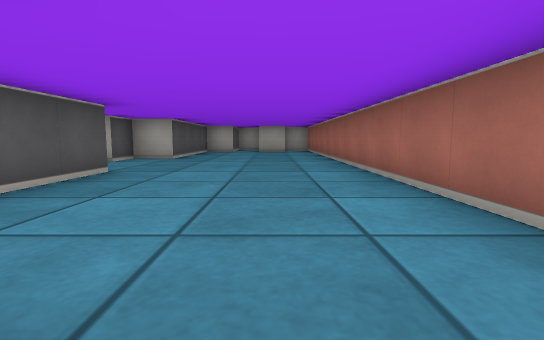
View 1 (above)

23 first-person views from a walk through a cub3D ray-caster map. The camera is about half as high as the walls, tilts 6° down and sees 85° across. The floor is counted in squares. Each view is taken from the middle of a square. On the plan, view 1 faces up. The plan holds only what a view shows up to about 9 squares ahead; the rest is blank.

View 2
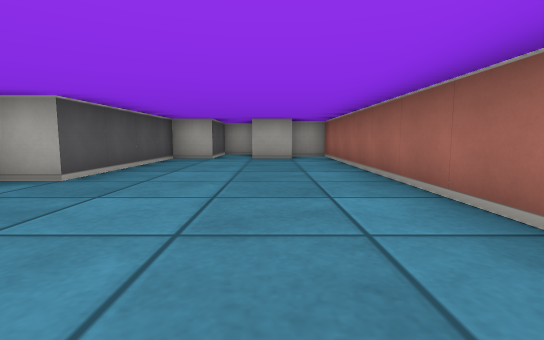

View 3
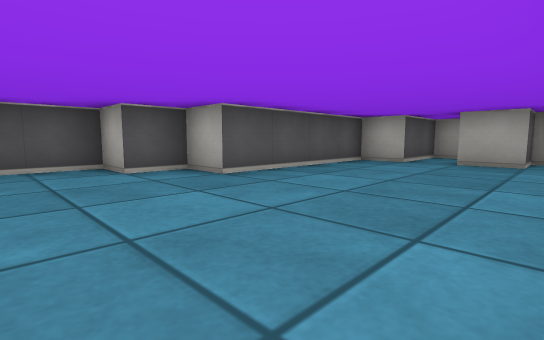

View 4
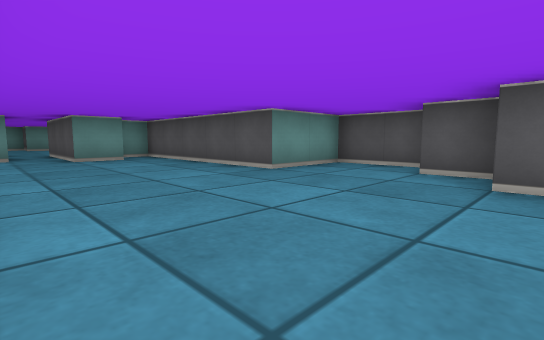

View 5
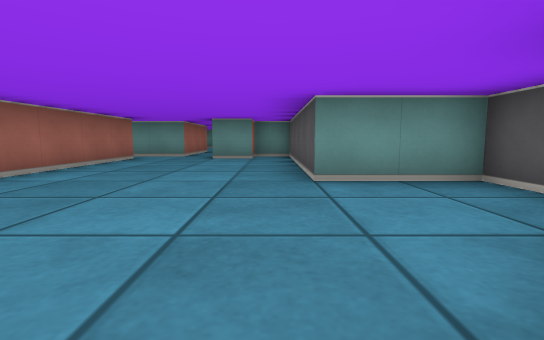

View 6
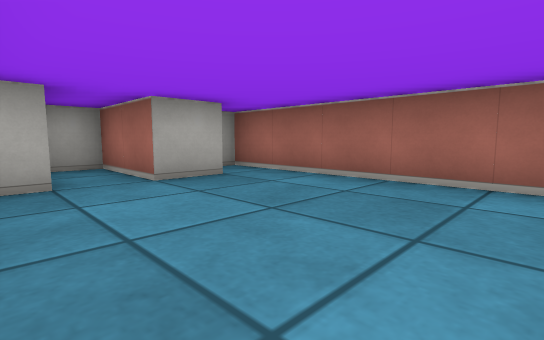

View 7
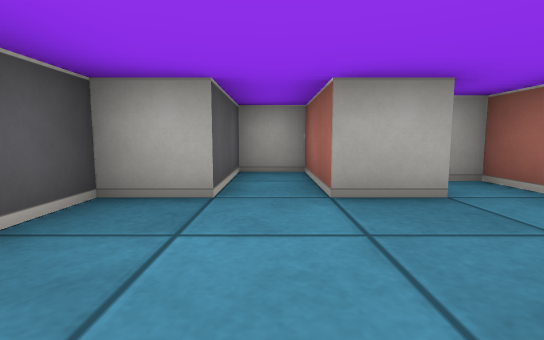

View 8
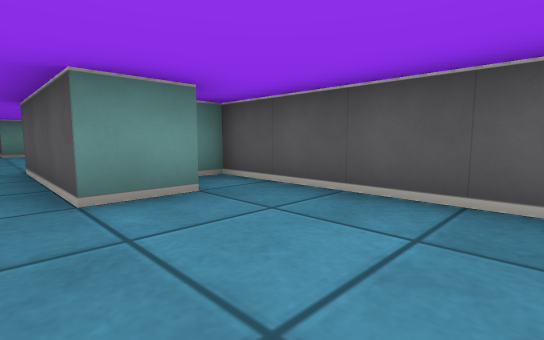

View 9
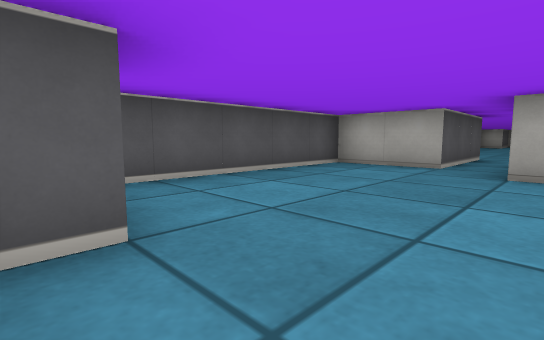

View 10
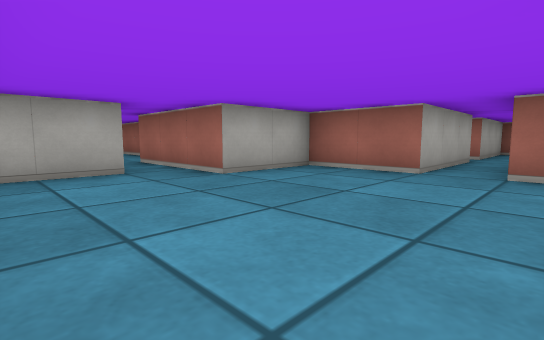

View 11
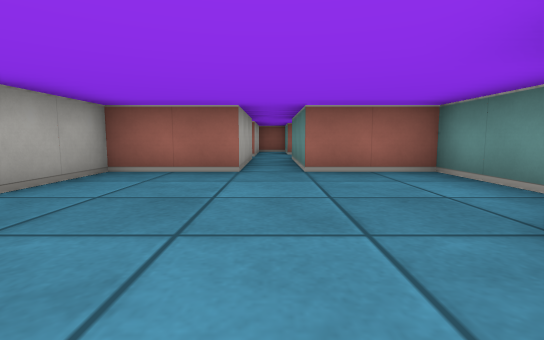

View 12
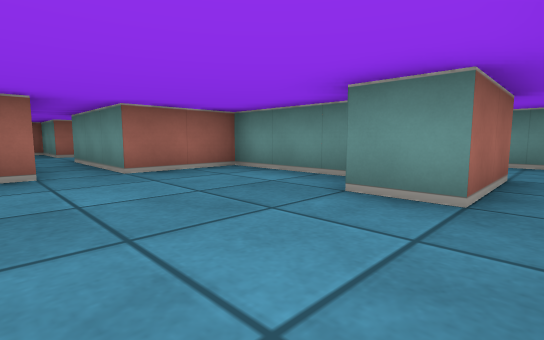

View 13
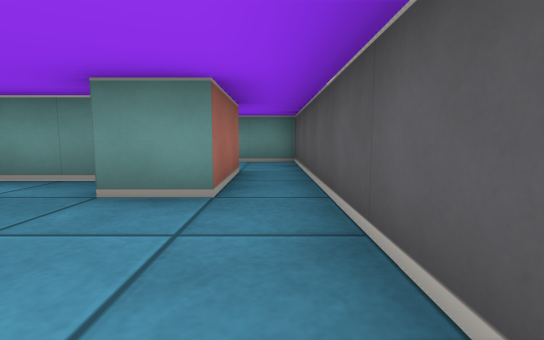

View 14
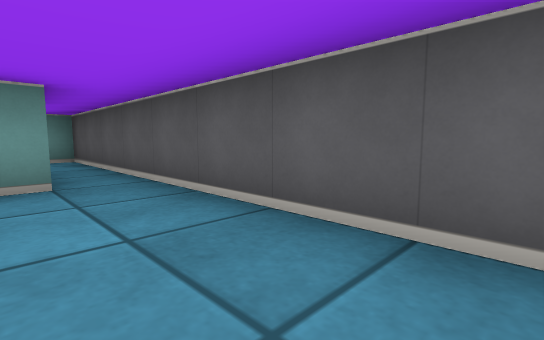

View 15
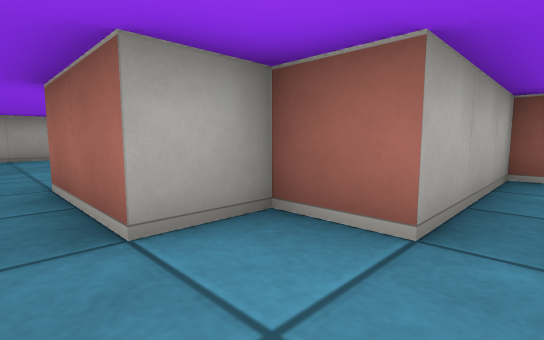

View 16
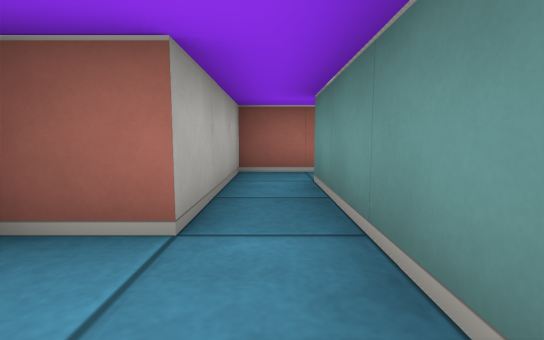

View 17
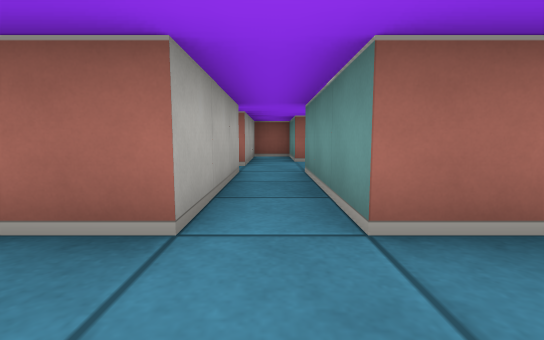

View 18
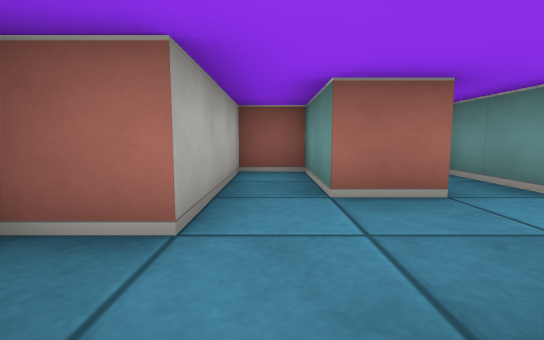

View 19
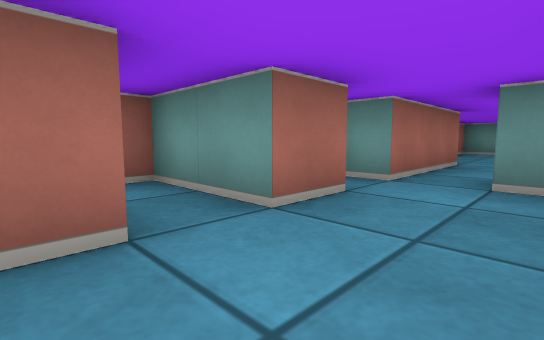

View 20
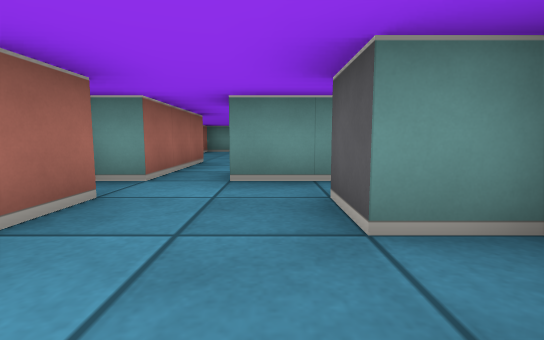

View 21
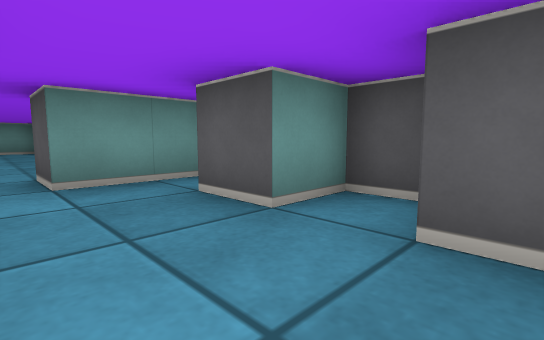

View 22
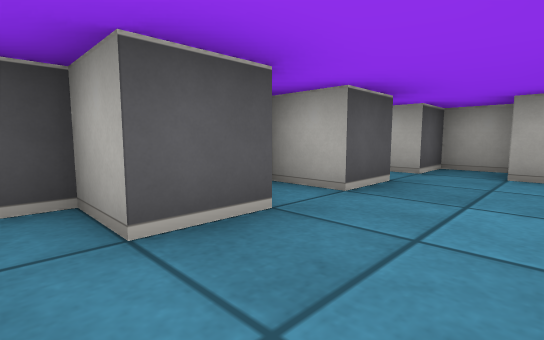

View 23
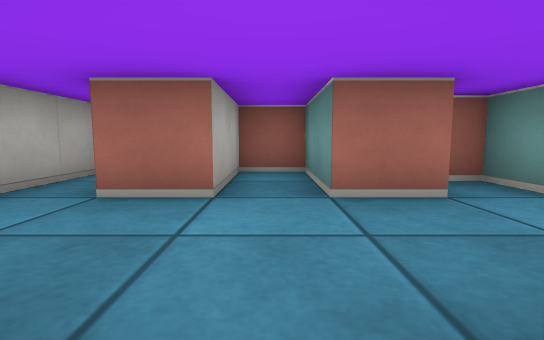

### Floor plan
Ten units are one square. View 1 is at (0, 0); x grows to the right and y downward. Boxes are objects, and circles mark ways between rooms. Rooms are numbered by the first view taken in them; rooms with no view inside come last. Other rooms are left out.
<svg viewBox="-50 -140 150 260">
<path fill="none" stroke="#000" d="M15 -5 15 -125 5 -125 5 -115 -5 -115 -5 -135 -15 -135 -15 -115 -25 -115 -25 -75 -35 -75 -35 -65 -45 -65 -45 -45 -25 -45 -25 5 -15 5 -15 -5 -5 -5 -5 5M5 5 20 5M-15 75 -5 75 -5 84M0 85 25 85 25 65 55 65M-5 5 -5 25 -25 25 -25 75M55 55 25 55 25 35 5 35 5 5M15 105 -5 105 -5 95 -15 95 -15 75M-25 75 -25 115 15 115M75 96 75 85 95 85 95 75 75 75 75 65M55 65 55 75 45 75M45 78 45 85 55 85 55 95M55 95 45 95 45 100M49 105 65 105M75 105 85 105 85 100M75 65 95 65 95 55 65 55 65 45 55 45 55 55"/>
<circle cx="0" cy="15" r="3" fill="#2a7"/>
<circle cx="-20" cy="80" r="3" fill="#2a7"/>
<circle cx="50" cy="60" r="3" fill="#2a7"/>
<circle cx="65" cy="90" r="3" fill="#2a7"/>
<circle cx="65" cy="70" r="3" fill="#2a7"/>
<text x="-10" y="-60">1</text>
<text x="0" y="50">2</text>
<text x="-10" y="100">3</text>
<text x="70" y="80">4</text>
<text x="60" y="100">5</text>
<text x="70" y="60">6</text>
</svg>
Room 1 opens to room 2. Room 2 opens to room 3. Room 2 opens to room 6. Room 4 opens to room 5. Room 4 opens to room 6.

Where each view was taken, in squares from view 1:
view 1: 0 up, 0 right, facing up
view 2: 4 up, 0 right, facing up
view 3: 5 up, 1 right, facing up-left
view 4: 8 up, 1 right, facing down-left
view 5: 8 up, 2 left, facing down
view 6: 8 up, 2 left, facing up-right
view 7: 9 up, 1 left, facing up
view 8: 3 up, 0 right, facing down-left
view 9: 8 down, 1 right, facing up-left
view 10: 7 down, 2 left, facing up-right
view 11: 6 down, 2 left, facing right
view 12: 5 down, 2 left, facing down-right
view 13: 5 down, 2 left, facing down
view 14: 4 down, 1 left, facing down-left
view 15: 11 down, 2 left, facing up-right
view 16: 11 down, 2 left, facing right
view 17: 6 down, 1 right, facing right
view 18: 6 down, 5 right, facing right
view 19: 7 down, 6 right, facing down-right
view 20: 7 down, 6 right, facing down
view 21: 7 down, 7 right, facing down-left
view 22: 10 down, 7 right, facing up-left
view 23: 8 down, 5 right, facing right
